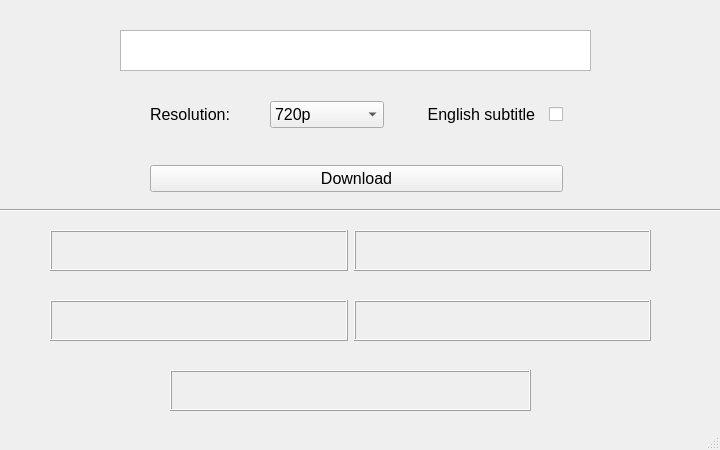
<?xml version="1.0" encoding="UTF-8"?>
<ui version="4.0">
 <class>main_gui_window</class>
 <widget class="QMainWindow" name="main_gui_window">
  <property name="enabled">
   <bool>true</bool>
  </property>
  <property name="geometry">
   <rect>
    <x>0</x>
    <y>0</y>
    <width>720</width>
    <height>450</height>
   </rect>
  </property>
  <property name="sizePolicy">
   <sizepolicy hsizetype="Preferred" vsizetype="Preferred">
    <horstretch>0</horstretch>
    <verstretch>0</verstretch>
   </sizepolicy>
  </property>
  <property name="minimumSize">
   <size>
    <width>720</width>
    <height>450</height>
   </size>
  </property>
  <property name="maximumSize">
   <size>
    <width>720</width>
    <height>450</height>
   </size>
  </property>
  <property name="font">
   <font>
    <pointsize>12</pointsize>
   </font>
  </property>
  <property name="windowTitle">
   <string>youtube download manager (ydm)</string>
  </property>
  <property name="toolButtonStyle">
   <enum>Qt::ToolButtonIconOnly</enum>
  </property>
  <property name="tabShape">
   <enum>QTabWidget::Rounded</enum>
  </property>
  <widget class="QWidget" name="centralwidget">
   <widget class="QTextEdit" name="url_box">
    <property name="geometry">
     <rect>
      <x>120</x>
      <y>30</y>
      <width>471</width>
      <height>41</height>
     </rect>
    </property>
    <property name="frameShadow">
     <enum>QFrame::Raised</enum>
    </property>
   </widget>
   <widget class="QWidget" name="layoutWidget">
    <property name="geometry">
     <rect>
      <x>150</x>
      <y>70</y>
      <width>413</width>
      <height>122</height>
     </rect>
    </property>
    <layout class="QVBoxLayout" name="verticalLayout">
     <item>
      <spacer name="verticalSpacer_2">
       <property name="orientation">
        <enum>Qt::Vertical</enum>
       </property>
       <property name="sizeHint" stdset="0">
        <size>
         <width>20</width>
         <height>18</height>
        </size>
       </property>
      </spacer>
     </item>
     <item>
      <layout class="QHBoxLayout" name="horizontalLayout_2">
       <item>
        <widget class="QLabel" name="resolution_picker_title">
         <property name="text">
          <string>Resolution:</string>
         </property>
        </widget>
       </item>
       <item>
        <widget class="QComboBox" name="resolution_picker">
         <item>
          <property name="text">
           <string>720p</string>
          </property>
         </item>
         <item>
          <property name="text">
           <string>1080p</string>
          </property>
         </item>
         <item>
          <property name="text">
           <string>360p</string>
          </property>
         </item>
        </widget>
       </item>
       <item>
        <widget class="QCheckBox" name="subtitle_choice">
         <property name="layoutDirection">
          <enum>Qt::RightToLeft</enum>
         </property>
         <property name="text">
          <string>       English subtitle  </string>
         </property>
        </widget>
       </item>
      </layout>
     </item>
     <item>
      <spacer name="verticalSpacer">
       <property name="orientation">
        <enum>Qt::Vertical</enum>
       </property>
       <property name="sizeHint" stdset="0">
        <size>
         <width>20</width>
         <height>18</height>
        </size>
       </property>
      </spacer>
     </item>
     <item>
      <widget class="QPushButton" name="link_submit">
       <property name="text">
        <string>Download</string>
       </property>
      </widget>
     </item>
    </layout>
   </widget>
   <widget class="QLabel" name="progress_hook_remaining_time">
    <property name="geometry">
     <rect>
      <x>170</x>
      <y>370</y>
      <width>361</width>
      <height>41</height>
     </rect>
    </property>
    <property name="frameShape">
     <enum>QFrame::Box</enum>
    </property>
    <property name="frameShadow">
     <enum>QFrame::Raised</enum>
    </property>
    <property name="lineWidth">
     <number>1</number>
    </property>
    <property name="text">
     <string/>
    </property>
    <property name="alignment">
     <set>Qt::AlignCenter</set>
    </property>
   </widget>
   <widget class="Line" name="line">
    <property name="geometry">
     <rect>
      <x>-10</x>
      <y>200</y>
      <width>751</width>
      <height>20</height>
     </rect>
    </property>
    <property name="orientation">
     <enum>Qt::Horizontal</enum>
    </property>
   </widget>
   <widget class="QWidget" name="layoutWidget">
    <property name="geometry">
     <rect>
      <x>50</x>
      <y>300</y>
      <width>601</width>
      <height>41</height>
     </rect>
    </property>
    <layout class="QHBoxLayout" name="horizontalLayout_3">
     <item>
      <widget class="QLabel" name="progress_hook_download_speed">
       <property name="frameShape">
        <enum>QFrame::Box</enum>
       </property>
       <property name="frameShadow">
        <enum>QFrame::Raised</enum>
       </property>
       <property name="lineWidth">
        <number>1</number>
       </property>
       <property name="text">
        <string/>
       </property>
       <property name="alignment">
        <set>Qt::AlignCenter</set>
       </property>
      </widget>
     </item>
     <item>
      <widget class="QLabel" name="progress_hook_download_percentage">
       <property name="frameShape">
        <enum>QFrame::Box</enum>
       </property>
       <property name="frameShadow">
        <enum>QFrame::Raised</enum>
       </property>
       <property name="lineWidth">
        <number>1</number>
       </property>
       <property name="text">
        <string/>
       </property>
       <property name="alignment">
        <set>Qt::AlignCenter</set>
       </property>
      </widget>
     </item>
    </layout>
   </widget>
   <widget class="QWidget" name="layoutWidget">
    <property name="geometry">
     <rect>
      <x>50</x>
      <y>230</y>
      <width>601</width>
      <height>41</height>
     </rect>
    </property>
    <layout class="QHBoxLayout" name="horizontalLayout">
     <item>
      <widget class="QLabel" name="progress_hook_total_size">
       <property name="frameShape">
        <enum>QFrame::Box</enum>
       </property>
       <property name="frameShadow">
        <enum>QFrame::Raised</enum>
       </property>
       <property name="lineWidth">
        <number>1</number>
       </property>
       <property name="text">
        <string/>
       </property>
       <property name="alignment">
        <set>Qt::AlignCenter</set>
       </property>
      </widget>
     </item>
     <item>
      <widget class="QLabel" name="progress_hook_downloaded_size">
       <property name="frameShape">
        <enum>QFrame::Box</enum>
       </property>
       <property name="frameShadow">
        <enum>QFrame::Raised</enum>
       </property>
       <property name="lineWidth">
        <number>1</number>
       </property>
       <property name="text">
        <string/>
       </property>
       <property name="alignment">
        <set>Qt::AlignCenter</set>
       </property>
      </widget>
     </item>
    </layout>
   </widget>
  </widget>
  <widget class="QStatusBar" name="status_bar">
   <property name="sizeGripEnabled">
    <bool>true</bool>
   </property>
  </widget>
 </widget>
 <tabstops>
  <tabstop>url_box</tabstop>
  <tabstop>link_submit</tabstop>
  <tabstop>resolution_picker</tabstop>
  <tabstop>subtitle_choice</tabstop>
 </tabstops>
 <resources/>
 <connections/>
</ui>
